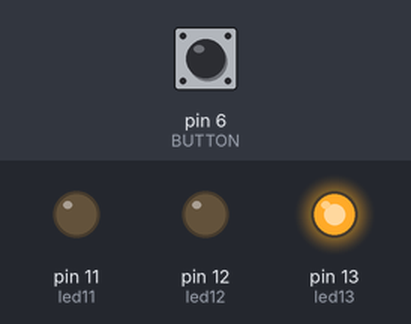
The sketch below on a simulated Arduino Uno, built with avr-gcc and run on an emulated ATmega328P. On the bench: output pins drawn as LEDs (lit = HIGH). Inputs (shaded band) come from the test bench; at power-on: pin 6 (BUTTON) LOW. What the sketch prints to the serial monitor is not drawn.

Above: at 1.2 s.
1.3 s: pin 6 (BUTTON) pulled HIGH for 0.15 s
At 2.3 s:
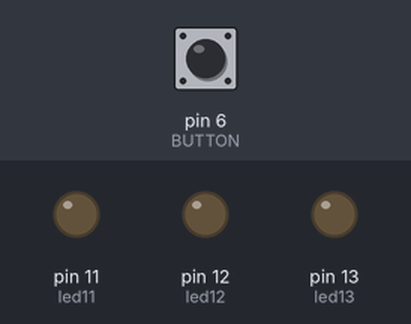
2.9 s: pin 6 (BUTTON) pulled HIGH for 1 s
At 4.7 s:
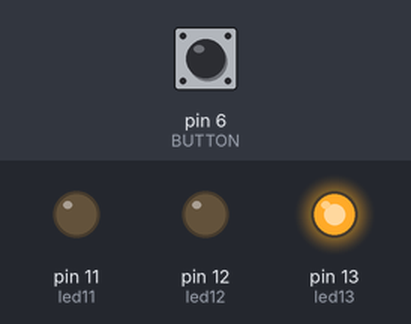
5.4 s: pin 6 (BUTTON) pulled HIGH for 3.2 s
At 9.3 s:
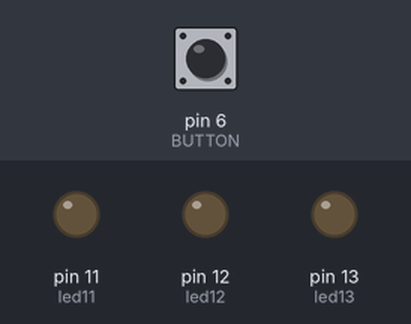
Timing chart, 0 to 10.8 s (numbered marks = the images above; inputs shaded):
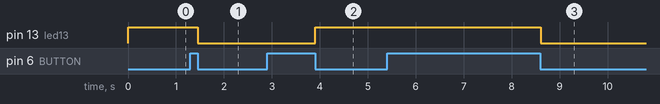

The sketch:

sketch_sep21a.ino
```cpp
// the setup function runs once when you press reset or power the board
int led13 = 13;
int led12 = 12;
int led11 = 11;
#define BUTTON 6
int flag = 0;

void setup() {
  // initialize digital pin LED_BUILTIN as an output.
  Serial.begin(9600);            // 시리얼 모니터 serial 콘솔창을 이용하겠다.
  pinMode(led13, OUTPUT);
  pinMode(led12, OUTPUT);
  pinMode(led11, OUTPUT);
  pinMode(BUTTON, INPUT);
}                                    // pinMode(신호 내보낼 번호, OUTPUT)

// the loop function runs over and over again forever
void loop() {
  Serial.println("버튼");
  Button_PIN1_Fuction(BUTTON, led13);
  Button_PIN2_Fuction(BUTTON, led12);
  Button_PIN3_Fuction(BUTTON, led11);
}

void led_function(int pin_num)
{
  digitalWrite(pin_num, HIGH);   // turn the LED on (HIGH is the voltage level)
  delay(500);                       // wait for a second
  digitalWrite(pin_num, LOW);    // turn the LED off by making the voltage LOW
  delay(500);               // wait for a second
}

void Button_PIN1_Fuction(int BUTTON_NUM, int pin_num)
{
    if(digitalRead(BUTTON_NUM) == LOW){
    if(flag==0){
      digitalWrite(pin_num, HIGH);
      flag = 1;
    }
    else
    {
      digitalWrite(pin_num, LOW);
      flag =0;
    }
    }
    while(digitalRead(BUTTON_NUM) == LOW);
 }

void Button_PIN2_Fuction(int BUTTON_NUM, int pin_num)
{
    if(digitalRead(BUTTON_NUM) == LOW){
    if(flag==0){
      digitalWrite(pin_num, HIGH);
      flag = 1;
    }
    else
    {
      digitalWrite(pin_num, LOW);
      flag =0;
    }
    }
    while(digitalRead(BUTTON_NUM) == LOW);
 }

void Button_PIN3_Fuction(int BUTTON_NUM, int pin_num)
{
    if(digitalRead(BUTTON_NUM) == LOW){
    if(flag==0){
      digitalWrite(pin_num, HIGH);
      flag = 1;
    }
    else
    {
      digitalWrite(pin_num, LOW);
      flag =0;
    }
    }
    while(digitalRead(BUTTON_NUM) == LOW);
 }
```

Measured:
- after the input at 1.3 s, pin 13 (led13): HIGH → LOW after 0.16 s
- after the input at 2.9 s, pin 13 (led13): LOW → HIGH after 1.0 s
- after the input at 5.4 s, pin 13 (led13): HIGH → LOW after 3.2 s
